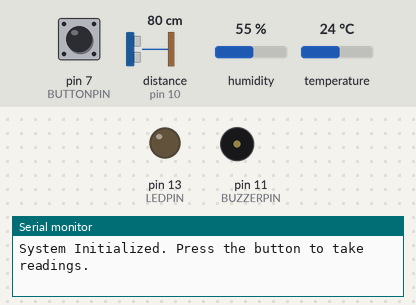
The sketch below on a simulated Arduino Uno, built with avr-gcc and run on an emulated ATmega328P. On the bench: output pins drawn as LEDs (lit = HIGH), buzzer (waves = sounding), the last lines printed to the serial monitor. Inputs (shaded band) come from the test bench; at power-on: distance to the obstacle (sensor on pin 10) 80 cm, pin 7 (BUTTONPIN) HIGH, humidity 55 %, temperature 24 °C. The echo pulse lasts 58.3 µs per cm; pins used as bus, display or sensor lines are not drawn.

Above: at 1.2 s.
1.3 s: distance to the obstacle (sensor on pin 10) set to 18 cm
11.5 s: distance to the obstacle (sensor on pin 10) set to 14 cm
At 16.3 s:
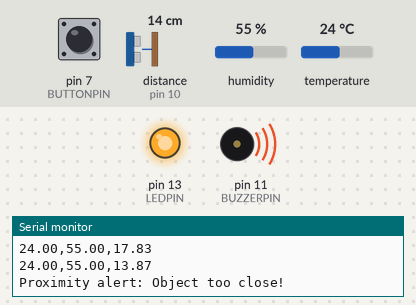
18.1 s: distance to the obstacle (sensor on pin 10) set to 35 cm
At 21.2 s:
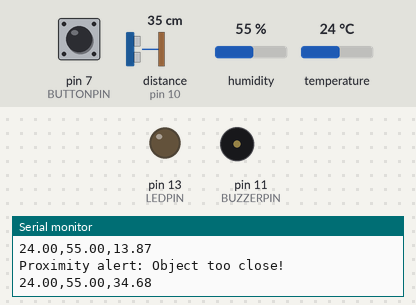
21.5 s: distance to the obstacle (sensor on pin 10) set to 2 cm
At 26.3 s:
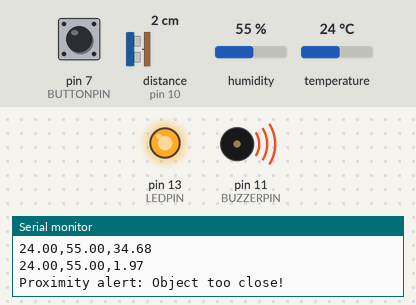
Timing chart, 0 to 27.5 s (numbered marks = the images above; inputs shaded):
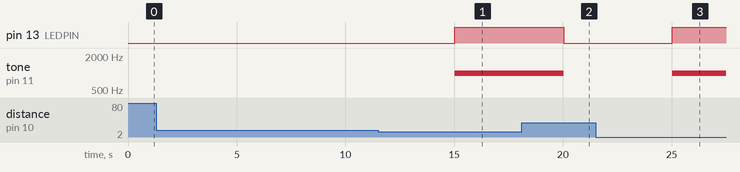

The sketch:

sketch_dec28b.ino
```cpp
#include <DHT.h>

// DHT11 Configuration
#define DHTPIN 2
#define DHTTYPE DHT11
DHT dht(DHTPIN, DHTTYPE);

// Sonar Sensor Configuration
#define TRIGPIN 9
#define ECHOPIN 10

// Push Button
#define BUTTONPIN 7

// Buzzer and LED
#define BUZZERPIN 11
#define LEDPIN 13

// Variables for timing
unsigned long previousMillis = 0;  // Stores the last time sensors were read
const long interval = 5000;  // Interval to wait for automatic sensor readings (5 seconds)
unsigned long lastButtonPress = 0; // Track button press timing
const long debounceDelay = 200; // Debounce delay in milliseconds

void setup() {
  // Initialize Serial Monitor
  Serial.begin(9600);

  // Initialize DHT Sensor
  dht.begin();

  // Pin Modes
  pinMode(TRIGPIN, OUTPUT);
  pinMode(ECHOPIN, INPUT);
  pinMode(BUTTONPIN, INPUT_PULLUP); // Button with internal pull-up resistor
  pinMode(BUZZERPIN, OUTPUT);
  pinMode(LEDPIN, OUTPUT);

  Serial.println("System Initialized. Press the button to take readings.");
}

void loop() {
  // Get the current time
  unsigned long currentMillis = millis();

  // Check if 5 seconds have passed (automatic monitoring)
  if (currentMillis - previousMillis >= interval) {
    previousMillis = currentMillis;  // Save the last time sensors were read
    takeReadings();  // Take automatic readings
  }

  // Check for button press to take manual readings
  if (digitalRead(BUTTONPIN) == LOW) {
    if (millis() - lastButtonPress > debounceDelay) {
      lastButtonPress = millis();  // Update last button press time
      Serial.println("Button pressed! Taking readings...");
      takeReadings();  // Take readings when button is pressed
    }
  }
}

// Function to take and display sensor readings
void takeReadings() {
  // Read temperature and humidity
  float temperature = dht.readTemperature();
  float humidity = dht.readHumidity();

  // Measure distance using sonar sensor
  float distance = measureDistance();

  // Check for valid DHT readings
  if (isnan(temperature) || isnan(humidity)) {
    Serial.println("Failed to read from DHT sensor! Check connections.");
  } else {
    // Print values in a comma-separated format for easy parsing in Processing
    Serial.print(temperature);
    Serial.print(",");
    Serial.print(humidity);
    Serial.print(",");
    Serial.println(distance);
  }

  // Alert logic for proximity
  if (distance < 15) { // If object is closer than 15 cm
    tone(BUZZERPIN, 1000); // Activate buzzer
    digitalWrite(LEDPIN, HIGH); // Turn on LED
    Serial.println("Proximity alert: Object too close!");
  } else {
    noTone(BUZZERPIN); // Deactivate buzzer
    digitalWrite(LEDPIN, LOW); // Turn off LED
  }
}

// Function to measure distance using sonar sensor
float measureDistance() {
  digitalWrite(TRIGPIN, LOW);
  delayMicroseconds(2);
  digitalWrite(TRIGPIN, HIGH);
  delayMicroseconds(10);
  digitalWrite(TRIGPIN, LOW);

  float duration = pulseIn(ECHOPIN, HIGH);
  if (duration == 0) {
    return 999; // Return high value if no echo is detected
  }

  return (duration * 0.034) / 2; // Convert duration to distance in cm
}
```

Measured:
- the behaviour switches between 16 and 15 cm on distance to the obstacle (sensor on pin 10) (found by bisection; images 0 and 1)
- after the input at 11.5 s, pin 13 (LEDPIN): LOW → HIGH after 3.5 s; tone on pin 11 (BUZZERPIN): silent → 1000 Hz after 3.5 s
- after the input at 18.1 s, pin 13 (LEDPIN): HIGH → LOW after 1.9 s; tone on pin 11 (BUZZERPIN): 1000 Hz → silent after 1.9 s
- after the input at 21.5 s, pin 13 (LEDPIN): LOW → HIGH after 3.5 s; tone on pin 11 (BUZZERPIN): silent → 1000 Hz after 3.5 s
